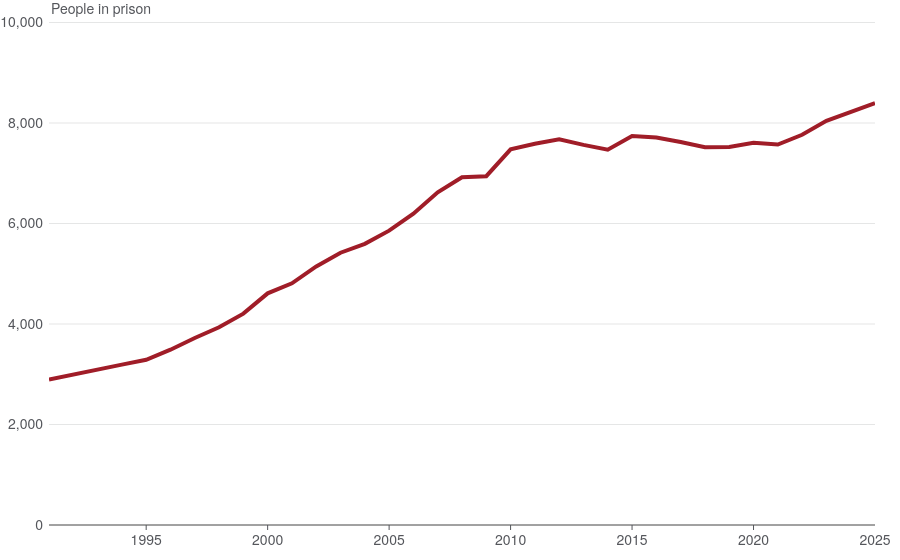

Notebook code cell kept with this figure:
### Code cell
lifer_population.prepare_chart()

### Figure 1 — Plotly figure (JSON) as saved in the notebook; plotly's stock layout.template omitted (floating-point values rounded to 4 significant figures)
{"data": [{"hovertemplate": "%{y} people<extra></extra>", "mode": "lines", "name": "Lifer population", "type": "scatter", "x": [1991, 1992, 1993, 1994, 1995, 1996, 1997, 1998, 1999, 2000, 2001, 2002, 2003, 2004, 2005, 2006, 2007, 2008, 2009, 2010, 2011, 2012, 2013, 2014, 2015, 2016, 2017, 2018, 2019, 2020, 2021, 2022, 2023, 2024, 2025], "y": [2896, 3000, 3095, 3192, 3289, 3489, 3721, 3934, 4206, 4610, 4810, 5146, 5419, 5595, 5858, 6195, 6622, 6922, 6942, 7475, 7588, 7674, 7565, 7469, 7743, 7710, 7621, 7517, 7524, 7605, 7571, 7765, 8043, 8227, 8395]}], "layout": {"annotations": [{"font": {"size": 14}, "showarrow": false, "text": "People in prison", "x": 0, "xref": "paper", "y": 1, "yanchor": "bottom", "yref": "paper"}], "hovermode": "x", "margin": {"b": 35}, "xaxis": {"dtick": 5}, "yaxis": {"automargin": true, "fixedrange": true, "range": [0, 10050], "tickformat": ",.0f"}}}
